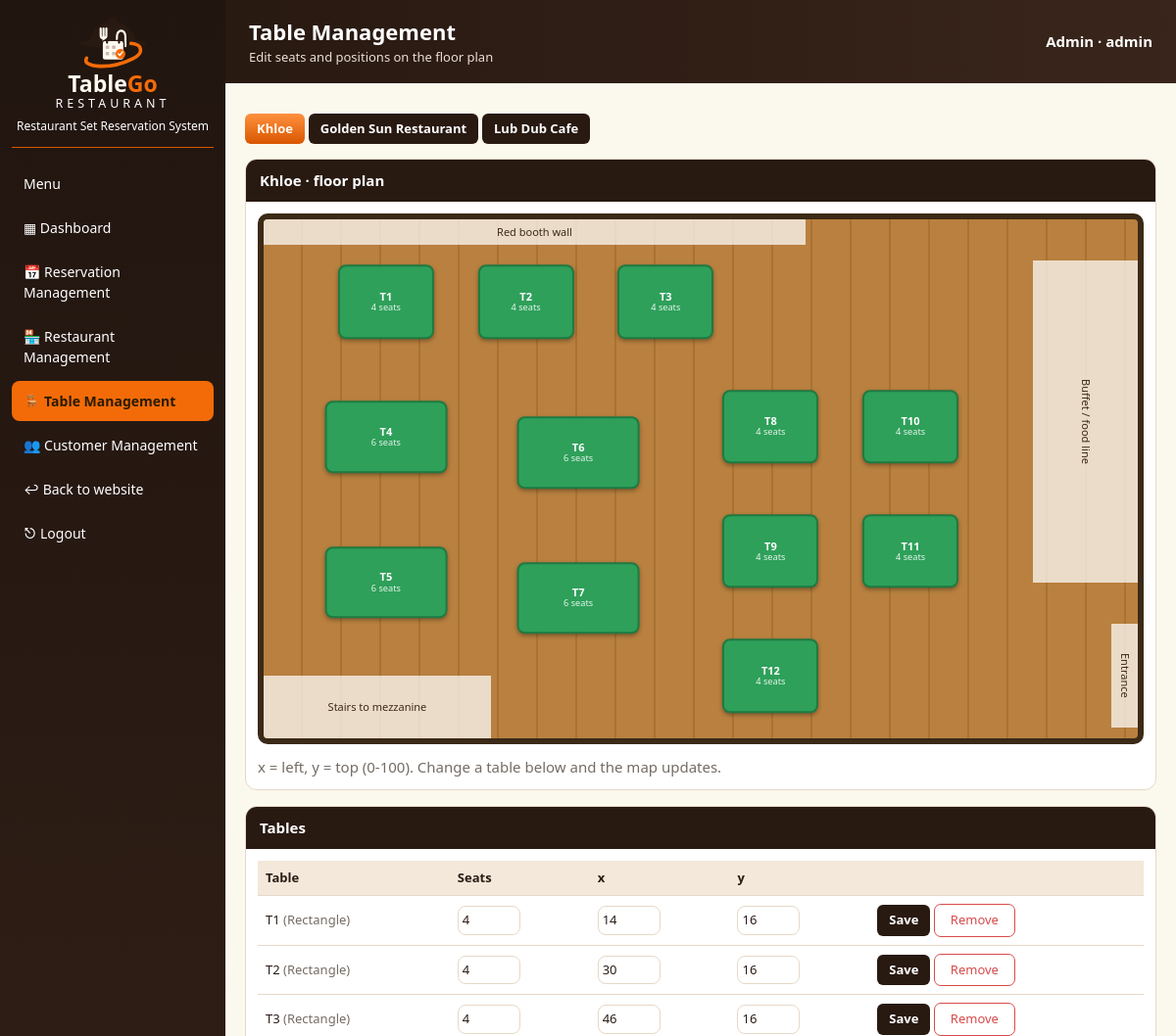
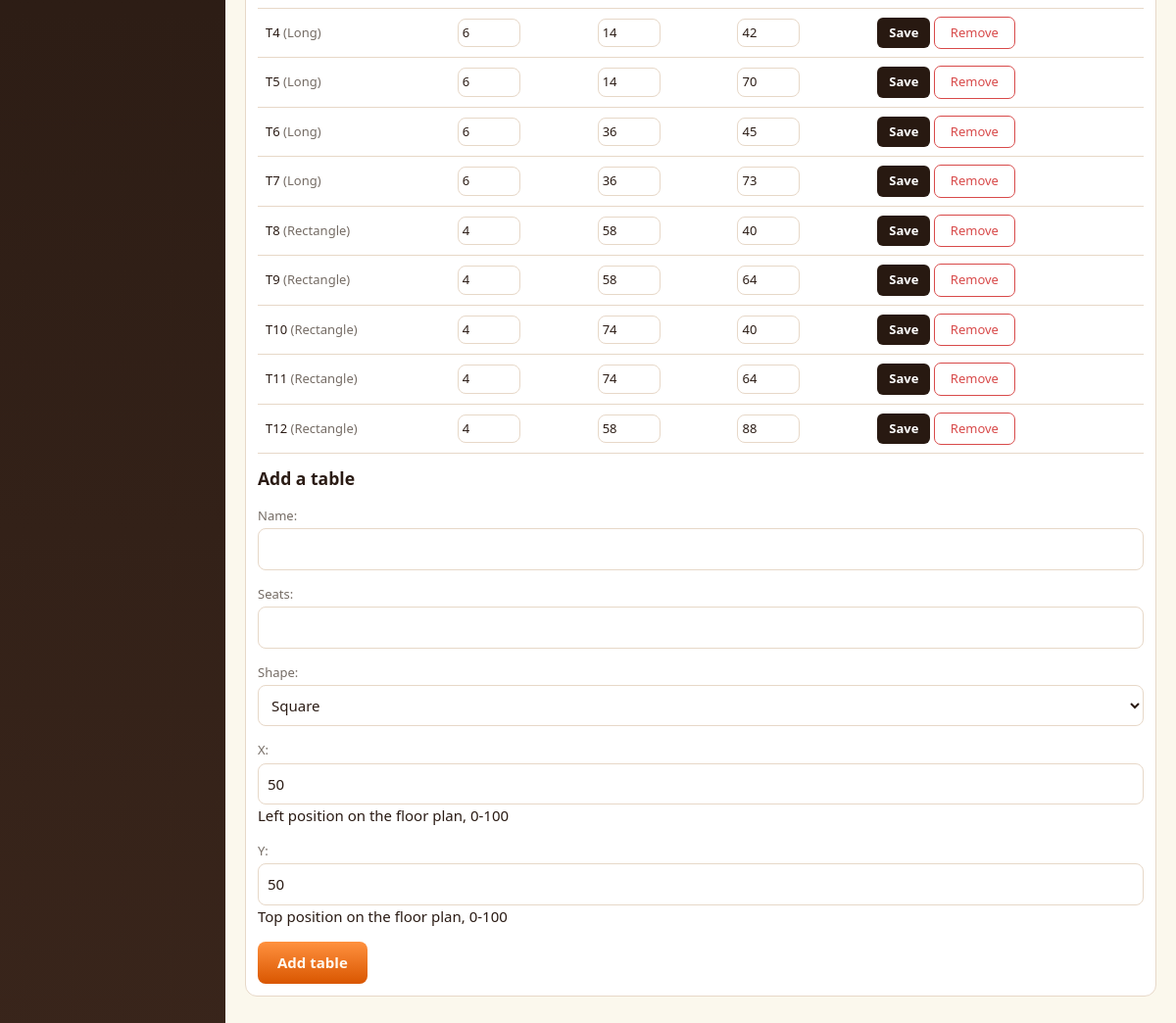
/dashboard/tables/ (signed in), run on the app's committed database (2 pictures, top to bottom).
### booking/models.py (models this page shows, shortened)
class Restaurant(models.Model):
    name = models.CharField(max_length=80)
    slug = models.SlugField(unique=True)
    cuisine = models.CharField(max_length=80)
    description = models.TextField(blank=True)
    fixtures = models.JSONField(default=list, blank=True, help_text="Floor-plan areas: label, x, y, w, h")
    location = models.CharField(max_length=80, blank=True)
    hours = models.CharField(max_length=60, blank=True)
    active = models.BooleanField(default=True)

class Table(models.Model):
    restaurant = models.ForeignKey(Restaurant, on_delete=models.CASCADE)
    name = models.CharField(max_length=20)
    seats = models.PositiveSmallIntegerField()
    shape = models.CharField(max_length=10, default="square",
                             choices=[("square", "Square"), ("rect", "Rectangle"), ("long", "Long"), ("banquet", "Banquet"), ("round", "Round")])
    x = models.PositiveSmallIntegerField(default=50, help_text="Left position on the floor plan, 0-100")
    y = models.PositiveSmallIntegerField(default=50, help_text="Top position on the floor plan, 0-100")

### booking/views.py (the view, shortened to what this page needs)
# urls.py: path("dashboard/tables/", v.d_tables, name="d_tables"),
@dash_only
def d_tables(request, rests, is_admin):
    cur = rests.filter(slug=request.GET.get("r") or request.POST.get("r")).first() or rests.first()
    form = TableForm()
    tables = cur.table_set.all() if cur else []
    return dash(request, "d_tables.html", is_admin, "tables", rests=rests, cur=cur, form=form, tables=tables,
                cells=[{"t": t, "state": "free"} for t in tables])

### booking/forms.py
class TableForm(forms.ModelForm):
    class Meta:
        model = Table
        fields = ["name", "seats", "shape", "x", "y"]

### booking/views.py (called while the page is built)
def dash_only(fn):
    @wraps(fn)
    @login_required
    def wrapper(request, *a, **k):
        if request.user.is_staff:
            rests, is_admin = Restaurant.objects.all(), True
        elif getattr(request.user, "manager", None):
            rests, is_admin = Restaurant.objects.filter(pk=request.user.manager.restaurant_id), False
        else:
            raise PermissionDenied
        return fn(request, rests, is_admin, *a, **k)
    return wrapper

def dash(request, tpl, is_admin, nav, **ctx):
    return render(request, tpl, {"is_admin": is_admin, "nav": nav, **ctx})

### booking/templates/d_tables.html (shortened to what this page needs)
{% extends "dash_base.html" %}{% block heading %}<h1>Table Management</h1><p>Edit seats and positions on the floor plan</p>{% endblock %}
{% block body %}{% if rests|length > 1 %}<p>{% for r in rests %}<a class="{% if r == cur %}gold{% else %}dk{% endif %} sm" href="?r={{ r.slug }}">{{ r.name }}</a> {% endfor %}</p>{% endif %}
{% if cur %}<section class="box"><div class="bh"><h3>{{ cur.name }} · floor plan</h3></div>{% include "_plan.html" with rest=cur %}<p class="mu">x = left, y = top (0-100). Change a table below and the map updates.</p></section>
<section class="box"><div class="bh"><h3>Tables</h3></div><div class="tw"><table class="dt"><tr><th>Table</th><th>Seats</th><th>x</th><th>y</th><th></th></tr>
{% for t in tables %}<tr><form method="post">{% csrf_token %}<input type="hidden" name="r" value="{{ cur.slug }}"><input type="hidden" name="pk" value="{{ t.pk }}"><td>{{ t.name }} <span class="mu">({{ t.get_shape_display }})</span></td><td><input name="seats" type="number" value="{{ t.seats }}"></td><td><input name="x" type="number" value="{{ t.x }}"></td><td><input name="y" type="number" value="{{ t.y }}"></td><td><button class="dk sm" name="action" value="edit_table">Save</button> <button class="cancel sm" name="action" value="del_table">Remove</button></td></form></tr>{% endfor %}</table></div>
<h3>Add a table</h3><form method="post">{{ form.as_p }}<button class="gold">Add table</button></form></section>{% endif %}{% endblock %}

### booking/templates/dash_base.html (shortened to what this page needs)
{% load static %}<!DOCTYPE html><html lang="en"><head><link rel="stylesheet" href="{% static 'booking/site.css' %}?v=3"></head><body>
<div class="dash"><aside class="side"><div class="logo">{% include "_logo.html" %}<b>Table<span>Go</span></b><small>RESTAURANT</small><em>Restaurant Set Reservation System</em></div>
<button class="side-menu-toggle" type="button" aria-expanded="false" aria-controls="side-nav">Menu</button><nav class="side-nav" id="side-nav">
<a class="{% if nav == 'dashboard' %}on{% endif %}" href="{% url 'dashboard' %}">▦ Dashboard</a>
<a class="{% if nav == 'reservations' %}on{% endif %}" href="{% url 'd_reservations' %}">📅 Reservation Management</a>
{% if is_admin %}<a class="{% if nav == 'restaurants' %}on{% endif %}" href="{% url 'd_restaurants' %}">🏪 Restaurant Management</a>{% endif %}
<a class="{% if nav == 'tables' %}on{% endif %}" href="{% url 'd_tables' %}">🪑 Table Management</a>
{% if is_admin %}<a class="{% if nav == 'customers' %}on{% endif %}" href="{% url 'd_customers' %}">👥 Customer Management</a>{% endif %}
<a href="{% url 'home' %}">↩ Back to website</a>
<form method="post" action="{% url 'logout' %}">{% csrf_token %}<button>⎋ Logout</button></form></nav></aside>
<div class="content"><div class="dtop"><div>{% block heading %}{% endblock %}</div><b>{% if is_admin %}Admin{% else %}Manager{% endif %} · {{ user.username }}</b></div>
<div class="dbody">{% for m in messages %}<div class="msg {{ m.tags }}">{{ m }}</div>{% endfor %}{% block body %}{% endblock %}</div></div></div>
</body></html>

### booking/templates/_plan.html
<div class="plan">
{% for f in rest.fixtures %}<span class="fx{% if f.v %} v{% endif %}{% if f.b %} b{% endif %}" style="left:{{ f.x }}%;top:{{ f.y }}%;width:{{ f.w }}%;height:{{ f.h }}%">{{ f.label }}</span>{% endfor %}
{% for c in cells %}<label class="tbl {{ c.t.shape }} {{ c.state }}" style="left:{{ c.t.x }}%;top:{{ c.t.y }}%" title="{{ c.t.name }} · {{ c.t.seats }} seats">
{% if selectable and c.state == "free" %}<input type="radio" name="table" value="{{ c.t.pk }}" required>{% endif %}<b>{{ c.t.name }}</b><small>{{ c.t.seats }} seats</small></label>{% endfor %}
</div>

### booking/static/booking/site.css (style rules this page uses)
:root { --navy: #281911; --gold: #f36b08; --gold2: #d95600; --cream: #fbf8ed; --tx: #2a1b14; --mu: #756c65; --bd: #e7d8c8; --ok: #2ea05a; --bad: #d84a4a; }
* { box-sizing: border-box; }
body { margin: 0; font: 15px/1.5 system-ui, -apple-system, "Segoe UI", sans-serif; background: var(--cream); color: var(--tx); }
a { color: inherit; }
.mu { color: var(--mu); }
h2, h3 { margin: 0.2em 0; }
.brand-name > b span, .logo > b span { color: var(--gold); }
button { font: inherit; cursor: pointer; }
.gold { background: linear-gradient(#ff913f, var(--gold2)); color: #fffaf0; border: 0; padding: 10px 20px; border-radius: 8px; font-weight: 700; text-decoration: none; display: inline-block; }
.dk { background: var(--navy); color: #fff; border: 0; padding: 10px 20px; border-radius: 8px; font-weight: 600; text-decoration: none; display: inline-block; }
.sm { padding: 6px 12px; font-size: 13px; border-radius: 6px; }
label { display: block; font-size: 13px; color: var(--mu); }
input, select { width: 100%; padding: 9px; margin-top: 3px; border: 1px solid var(--bd); border-radius: 8px; font: inherit; background: #fff; color: var(--tx); }
.cancel { border: 1px solid var(--bad); color: var(--bad); background: #fff; padding: 6px 16px; border-radius: 7px; }
.plan { position: relative; aspect-ratio: 5/3; background: repeating-linear-gradient( 90deg, #b9803f 0 38px, #a97232 38px 40px ); border: 6px solid #3b2a17; border-radius: 10px; overflow: hidden; }
.tbl { position: absolute; transform: translate(-50%, -50%); display: flex; flex-direction: column; align-items: center; justify-content: center; background: var(--ok); border: 2px solid #1f7a42; color: #fff; border-radius: 8px; font-size: 11px; line-height: 1.1; cursor: pointer; box-shadow: 0 2px 4px #0005; }
.tbl small { color: #e6f5ec; }
.rect { width: 11%; aspect-ratio: 1.3; }
.long { width: 14%; aspect-ratio: 1.7; }
.fx { position: absolute; display: flex; align-items: center; justify-content: center; font-size: 11px; color: #3b2a17; background: #ffffffb8; text-align: center; overflow: hidden; }
.fx.v { writing-mode: vertical-rl; }
.dash { display: grid; grid-template-columns: 230px 1fr; min-height: 100vh; }
.side { background: linear-gradient(#21150f, #39251b); color: #fff; padding: 16px 12px; display: flex; flex-direction: column; gap: 4px; }
.side-nav { display: flex; flex-direction: column; gap: 4px; }
.side-menu-toggle { display: none; }
.logo { text-align: center; margin-bottom: 12px; border-bottom: 1px solid var(--gold2); padding-bottom: 12px; display: flex; flex-direction: column; align-items: center; }
.logo b { color: #fffaf0; font: 900 23px/1 system-ui, sans-serif; }
.logo small { letter-spacing: 4px; }
.logo em { font-size: 12px; font-style: normal; margin-top: 4px; }
.side a, .side button { color: #fff; text-decoration: none; padding: 10px 12px; border-radius: 8px; font-size: 14px; background: none; border: 0; text-align: left; width: 100%; display: block; }
.side a.on { background: var(--gold); color: #2a1c02; font-weight: 700; }
.side form { margin: 0; }
.content { min-width: 0; }
.dtop { background: linear-gradient(90deg, var(--navy), #39251b); color: #fff; padding: 16px 24px; display: flex; justify-content: space-between; align-items: center; flex-wrap: wrap; gap: 8px; }
.dtop h1 { margin: 0; font-size: 22px; }
.dtop p { margin: 0; font-size: 13px; color: #eaded2; }
.dbody { padding: 16px 20px 40px; }
.box { background: #fff; border: 1px solid var(--bd); border-radius: 12px; margin-bottom: 16px; overflow: hidden; }
.bh { background: var(--navy); color: #fff; display: flex; justify-content: space-between; align-items: center; padding: 10px 14px; }
.bh h3 { margin: 0; font-size: 15px; }
.box > *:not(.bh) { margin: 12px; }
.tw { overflow-x: auto; }
.dt { width: 100%; border-collapse: collapse; font-size: 13px; min-width: 560px; }
.dt th { background: #f3e8da; text-align: left; }
.dt th, .dt td { padding: 8px; border-bottom: 1px solid var(--bd); }
.dt input { width: 64px; padding: 4px; margin: 0; }

### data on the page
Restaurant: name "Khloe"
Restaurant: name "Golden Sun Restaurant"
Restaurant: name "Lub Dub Cafe"
Table: t.name "T1", t.seats "4", name "T1", shape "Rectangle", seats "4", x "14", y "16"
Table: t.name "T2", t.seats "4", name "T2", shape "Rectangle", seats "4", x "30", y "16"
Table: t.name "T3", t.seats "4", name "T3", shape "Rectangle", seats "4", x "46", y "16"
Table: t.name "T4", t.seats "6", name "T4", shape "Long", seats "6", x "14", y "42"
Table: t.name "T5", t.seats "6", name "T5", shape "Long", seats "6", x "14", y "70"
Table: t.name "T6", t.seats "6", name "T6", shape "Long", seats "6", x "36", y "45"
Table: t.name "T7", t.seats "6", name "T7", shape "Long", seats "6", x "36", y "73"
Table: t.name "T8", t.seats "4", name "T8", shape "Rectangle", seats "4", x "58", y "40"
Table: t.name "T9", t.seats "4", name "T9", shape "Rectangle", seats "4", x "58", y "64"
Table: t.name "T10", t.seats "4", name "T10", shape "Rectangle", seats "4", x "74", y "40"
Table: t.name "T11", t.seats "4", name "T11", shape "Rectangle", seats "4", x "74", y "64"
Table: t.name "T12", t.seats "4", name "T12", shape "Rectangle", seats "4", x "58", y "88"

### other printed values
{{ user.username }} "admin"
{{ f.label }} "Red booth wall" "Buffet / food line" "Stairs to mezzanine" "Entrance"
